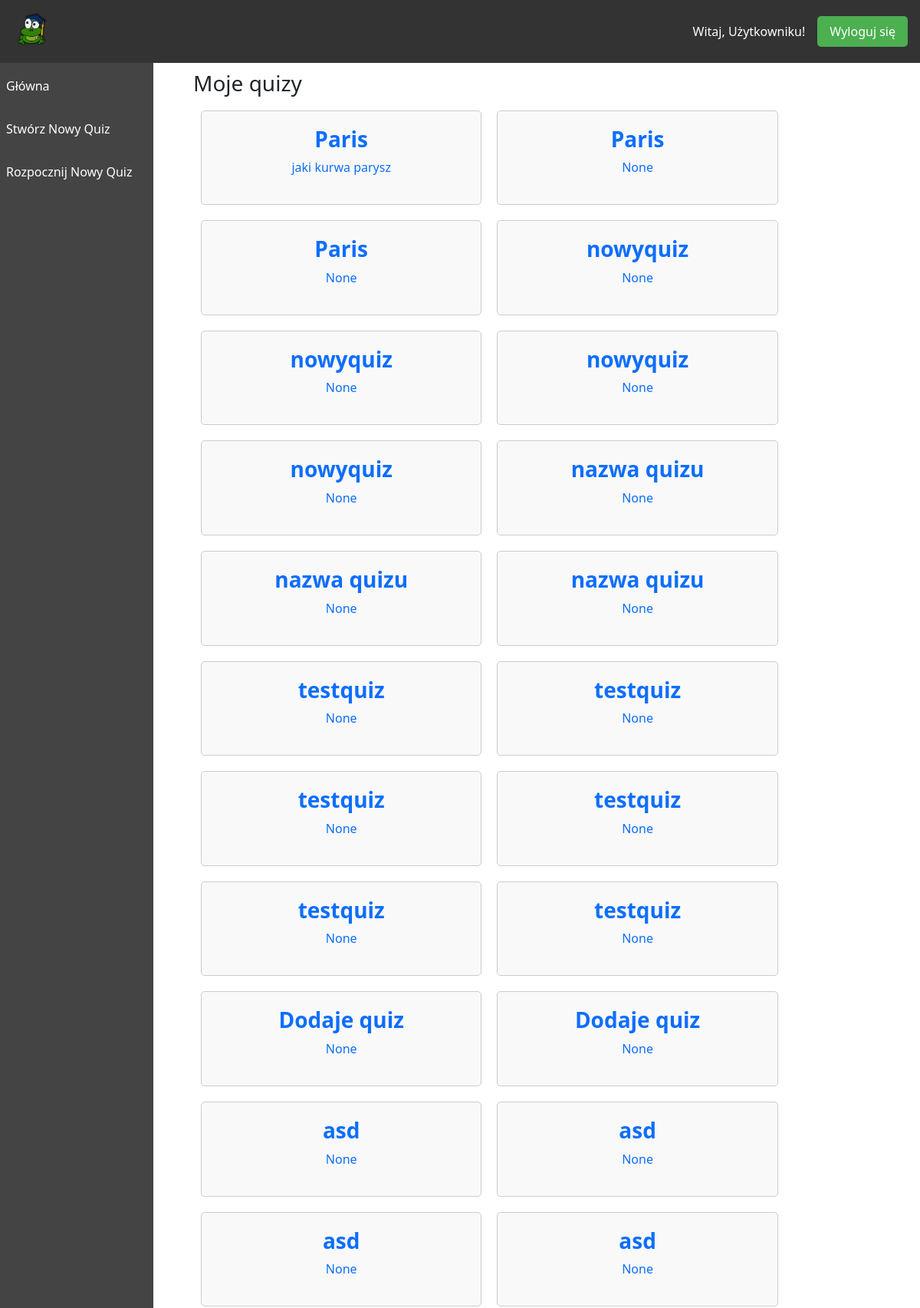
Page /quiz/testlist/ (upper part) on the committed database.
### quizAPP/models.py (models this page shows, shortened)
class Quiz(models.Model):
    title = models.CharField(max_length=200)
    description = models.TextField(blank=True, null=True)
    created_by = models.ForeignKey(User, on_delete=models.PROTECT, related_name='quizzes')

### quizAPP/views.py (the view)
# urls.py: path('testlist/',views.test_list,name='testlist')
def test_list(request):
    quiz_list = Quiz.objects.all()
    return render(request,"quiz/testlist.html",{'quizzes': quiz_list})

### templates/quiz/testlist.html (shortened to what this page needs)
{% extends "quiz_base.html" %}
{% block content %}
    <h3>Moje quizy</h3>
    {% if quizzes %}
        {% for quiz in quizzes %}
          <a href="/attend/{{ quiz.id }}"><div class="quiz-option" style="width: 40%;">
              <h3><b>{{ quiz.title }}</b></h3>
              <p>{{ quiz.description }}</p>
          </div></a>
        {% endfor %}
    {% else %}
        <p>Nie ma dostępnych żadnych quizów.</p>
    {% endif %}
{% endblock %}

### static/css/login.css (style rules this page uses)
* { margin: 0; padding: 0; box-sizing: border-box; }
body { font-family: 'Segoe UI', Tahoma, Geneva, Verdana, sans-serif; background-color: #f4f4f4; padding-top: 60px; display: flex; flex-direction: column; min-height: 100vh; }
.quiz-option { padding: 20px; background-color: #f9f9f9; border: 1px solid #ccc; border-radius: 5px; text-align: center; flex: 1; margin: 10px; float: left; transition: background-color 0.3s ease, box-shadow 0.3s ease; }

### rows in the picture
Quiz: title "Paris", description "jaki kurwa parysz"
Quiz: title "Paris", description "None"
Quiz: title "Paris", description "None"
Quiz: title "nowyquiz", description "None"
Quiz: title "nowyquiz", description "None"
Quiz: title "nowyquiz", description "None"
Quiz: title "nowyquiz", description "None"
Quiz: title "nazwa quizu", description "None"
Quiz: title "nazwa quizu", description "None"
Quiz: title "nazwa quizu", description "None"
Quiz: title "testquiz", description "None"
Quiz: title "testquiz", description "None"
Quiz: title "testquiz", description "None"
Quiz: title "testquiz", description "None"
Quiz: title "testquiz", description "None"
Quiz: title "testquiz", description "None"
Quiz: title "Dodaje quiz", description "None"
Quiz: title "Dodaje quiz", description "None"
Quiz: title "asd", description "None"
Quiz: title "asd", description "None"
Quiz: title "asd", description "None"
Quiz: title "asd", description "None"
